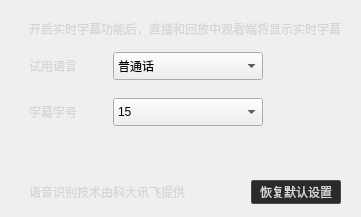
             <widget class="QWidget" name="page_voiceTranslate">
              <property name="styleSheet">
               <string notr="true">QWidget#page_voiceTranslate{
background-color: rgb(50, 50, 50);
}</string>
              </property>
              <layout class="QVBoxLayout" name="verticalLayout_3">
               <property name="leftMargin">
                <number>20</number>
               </property>
               <property name="rightMargin">
                <number>20</number>
               </property>
               <property name="bottomMargin">
                <number>0</number>
               </property>
               <item>
                <widget class="QWidget" name="widget_3" native="true">
                 <layout class="QVBoxLayout" name="verticalLayout_4">
                  <property name="spacing">
                   <number>5</number>
                  </property>
                  <property name="rightMargin">
                   <number>0</number>
                  </property>
                  <property name="bottomMargin">
                   <number>13</number>
                  </property>
                  <item>
                   <widget class="QLabel" name="label_2">
                    <property name="styleSheet">
                     <string notr="true">font-size : 12px;
font-family : 微软雅黑;
color : #D6D6D6;</string>
                    </property>
                    <property name="text">
                     <string>开启实时字幕功能后，直播和回放中观看端将显示实时字幕</string>
                    </property>
                   </widget>
                  </item>
                  <item>
                   <widget class="QWidget" name="widget_6" native="true">
                    <layout class="QVBoxLayout" name="verticalLayout_7">
                     <property name="spacing">
                      <number>0</number>
                     </property>
                     <property name="leftMargin">
                      <number>0</number>
                     </property>
                     <property name="topMargin">
                      <number>0</number>
                     </property>
                     <property name="rightMargin">
                      <number>0</number>
                     </property>
                     <property name="bottomMargin">
                      <number>0</number>
                     </property>
                     <item>
                      <widget class="QWidget" name="widget_4" native="true">
                       <layout class="QHBoxLayout" name="horizontalLayout_7">
                        <property name="leftMargin">
                         <number>0</number>
                        </property>
                        <item>
                         <widget class="QLabel" name="label_7">
                          <property name="styleSheet">
                           <string notr="true">font-size : 12px;
font-family : 微软雅黑;
color :#D6D6D6;</string>
                          </property>
                          <property name="text">
                           <string>试用语言</string>
                          </property>
                         </widget>
                        </item>
                        <item>
                         <spacer name="horizontalSpacer_23">
                          <property name="orientation">
                           <enum>Qt::Horizontal</enum>
                          </property>
                          <property name="sizeType">
                           <enum>QSizePolicy::Fixed</enum>
                          </property>
                          <property name="sizeHint" stdset="0">
                           <size>
                            <width>30</width>
                            <height>20</height>
                           </size>
                          </property>
                         </spacer>
                        </item>
                        <item>
                         <widget class="ComboBox" name="comboBox_vt_language">
                          <property name="minimumSize">
                           <size>
                            <width>150</width>
                            <height>28</height>
                           </size>
                          </property>
                          <property name="maximumSize">
                           <size>
                            <width>16777215</width>
                            <height>28</height>
                           </size>
                          </property>
                          <property name="currentIndex">
                           <number>0</number>
                          </property>
                          <item>
                           <property name="text">
                            <string>普通话</string>
                           </property>
                          </item>
                          <item>
                           <property name="text">
                            <string>粤语</string>
                           </property>
                          </item>
                          <item>
                           <property name="text">
                            <string>四川话</string>
                           </property>
                          </item>
                         </widget>
                        </item>
                        <item>
                         <spacer name="horizontalSpacer_4">
                          <property name="orientation">
                           <enum>Qt::Horizontal</enum>
                          </property>
                          <property name="sizeType">
                           <enum>QSizePolicy::Fixed</enum>
                          </property>
                          <property name="sizeHint" stdset="0">
                           <size>
                            <width>5</width>
                            <height>20</height>
                           </size>
                          </property>
                         </spacer>
                        </item>
                        <item>
                         <widget class="QLabel" name="label_voiceTranslateTip">
                          <property name="minimumSize">
                           <size>
                            <width>14</width>
                            <height>14</height>
                           </size>
                          </property>
                          <property name="maximumSize">
                           <size>
                            <width>14</width>
                            <height>14</height>
                           </size>
                          </property>
                          <property name="text">
                           <string/>
                          </property>
                         </widget>
                        </item>
                        <item>
                         <spacer name="horizontalSpacer_29">
                          <property name="orientation">
                           <enum>Qt::Horizontal</enum>
                          </property>
                          <property name="sizeHint" stdset="0">
                           <size>
                            <width>40</width>
                            <height>20</height>
                           </size>
                          </property>
                         </spacer>
                        </item>
                       </layout>
                      </widget>
                     </item>
                     <item>
                      <widget class="QWidget" name="widget_5" native="true">
                       <layout class="QHBoxLayout" name="horizontalLayout_8">
                        <property name="leftMargin">
                         <number>0</number>
                        </property>
                        <item>
                         <widget class="QLabel" name="label_13">
                          <property name="styleSheet">
                           <string notr="true">font-size : 12px;
font-family : 微软雅黑;
color :#D6D6D6;</string>
                          </property>
                          <property name="text">
                           <string>字幕字号</string>
                          </property>
                         </widget>
                        </item>
                        <item>
                         <spacer name="horizontalSpacer_5">
                          <property name="orientation">
                           <enum>Qt::Horizontal</enum>
                          </property>
                          <property name="sizeType">
                           <enum>QSizePolicy::Fixed</enum>
                          </property>
                          <property name="sizeHint" stdset="0">
                           <size>
                            <width>30</width>
                            <height>20</height>
                           </size>
                          </property>
                         </spacer>
                        </item>
                        <item>
                         <widget class="ComboBox" name="comboBox_vt_fontSize">
                          <property name="minimumSize">
                           <size>
                            <width>150</width>
                            <height>28</height>
                           </size>
                          </property>
                          <property name="maximumSize">
                           <size>
                            <width>16777215</width>
                            <height>28</height>
                           </size>
                          </property>
                          <item>
                           <property name="text">
                            <string>15</string>
                           </property>
                          </item>
                          <item>
                           <property name="text">
                            <string>20</string>
                           </property>
                          </item>
                          <item>
                           <property name="text">
                            <string>25</string>
                           </property>
                          </item>
                         </widget>
                        </item>
                        <item>
                         <spacer name="horizontalSpacer_28">
                          <property name="orientation">
                           <enum>Qt::Horizontal</enum>
                          </property>
                          <property name="sizeHint" stdset="0">
                           <size>
                            <width>40</width>
                            <height>20</height>
                           </size>
                          </property>
                         </spacer>
                        </item>
                       </layout>
                      </widget>
                     </item>
                    </layout>
                   </widget>
                  </item>
                  <item>
                   <spacer name="verticalSpacer_4">
                    <property name="orientation">
                     <enum>Qt::Vertical</enum>
                    </property>
                    <property name="sizeHint" stdset="0">
                     <size>
                      <width>20</width>
                      <height>40</height>
                     </size>
                    </property>
                   </spacer>
                  </item>
                  <item>
                   <widget class="QWidget" name="widget_7" native="true">
                    <property name="minimumSize">
                     <size>
                      <width>0</width>
                      <height>0</height>
                     </size>
                    </property>
                    <layout class="QHBoxLayout" name="horizontalLayout_9">
                     <property name="spacing">
                      <number>0</number>
                     </property>
                     <property name="leftMargin">
                      <number>0</number>
                     </property>
                     <property name="topMargin">
                      <number>0</number>
                     </property>
                     <property name="rightMargin">
                      <number>0</number>
                     </property>
                     <property name="bottomMargin">
                      <number>0</number>
                     </property>
                     <item>
                      <widget class="QLabel" name="label_28">
                       <property name="styleSheet">
                        <string notr="true">font-size : 12px;
font-family : 微软雅黑;
color: #D6D6D6;</string>
                       </property>
                       <property name="text">
                        <string>语音识别技术由科大讯飞提供</string>
                       </property>
                      </widget>
                     </item>
                     <item>
                      <spacer name="horizontalSpacer_30">
                       <property name="orientation">
                        <enum>Qt::Horizontal</enum>
                       </property>
                       <property name="sizeHint" stdset="0">
                        <size>
                         <width>40</width>
                         <height>20</height>
                        </size>
                       </property>
                      </spacer>
                     </item>
                     <item>
                      <widget class="QPushButton" name="pushButton_reset">
                       <property name="minimumSize">
                        <size>
                         <width>90</width>
                         <height>24</height>
                        </size>
                       </property>
                       <property name="styleSheet">
                        <string notr="true">QPushButton{background-color: rgb(42, 42, 42);border: 1px solid rgb(77, 73, 73);border-radius: 2px;font: 12px; color: #D6D6D6;}
QPushButton:hover{background-color: rgb(31, 31, 31);border: 1px solid rgb(77, 73, 73);border-radius: 2px;color: rgb(188, 188, 188);}
QPushButton:disabled{background-color: rgb(42, 42, 42);border: 1px solid rgb(60, 60, 60);border-radius: 2px;font: 12px; color: rgb(60, 60, 60);}</string>
                       </property>
                       <property name="text">
                        <string>恢复默认设置</string>
                       </property>
                      </widget>
                     </item>
                    </layout>
                   </widget>
                  </item>
                 </layout>
                </widget>
               </item>
              </layout>
             </widget>
